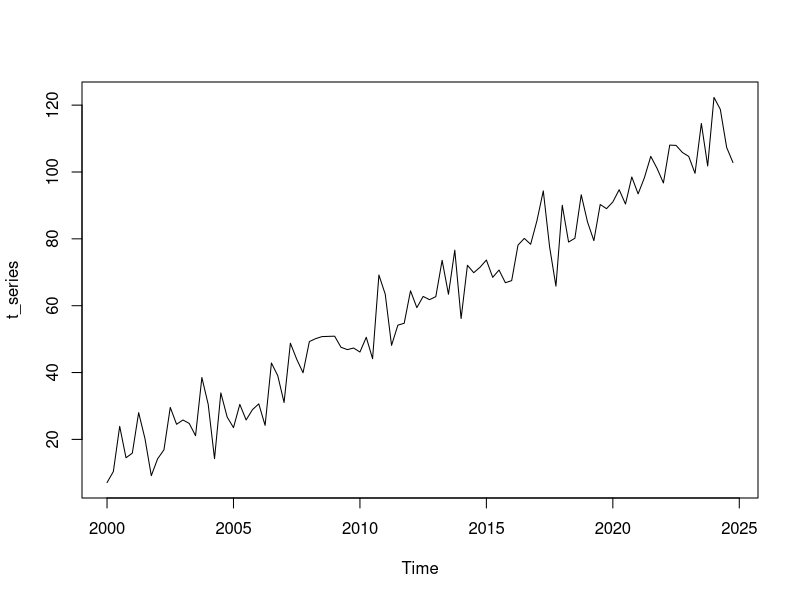
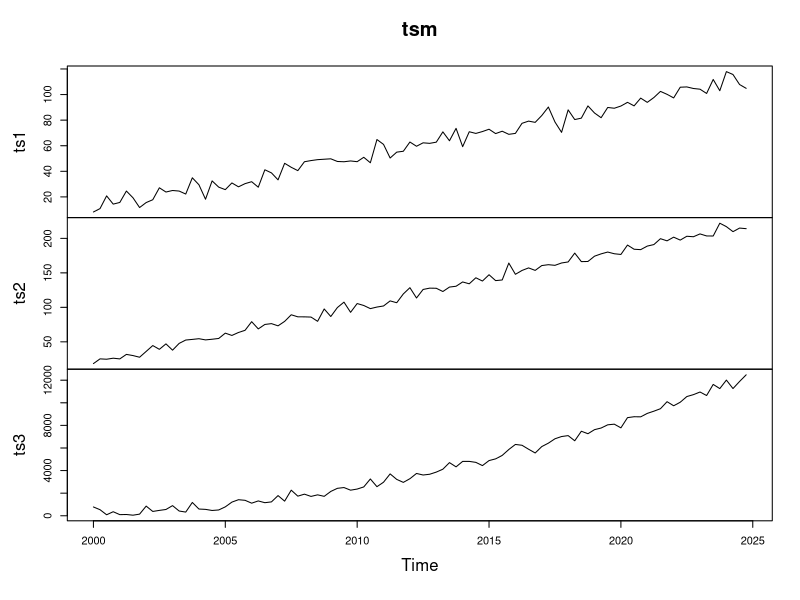
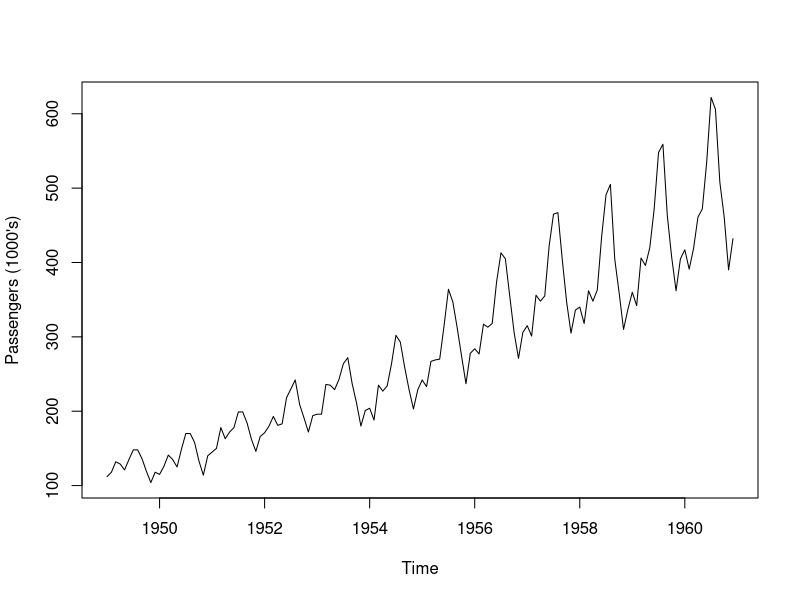
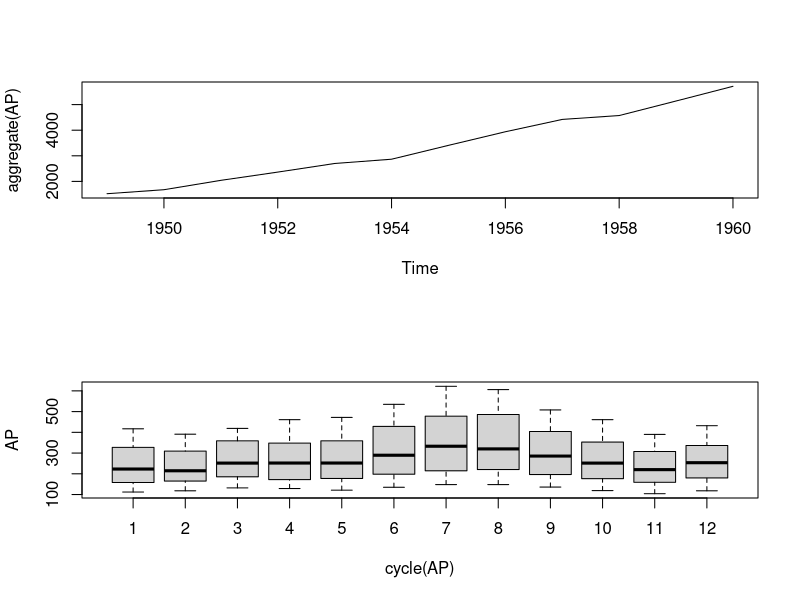
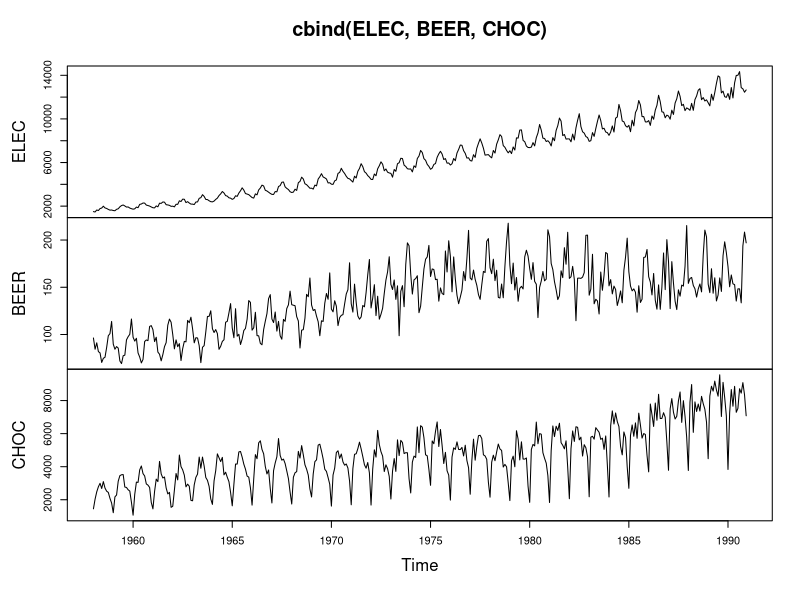
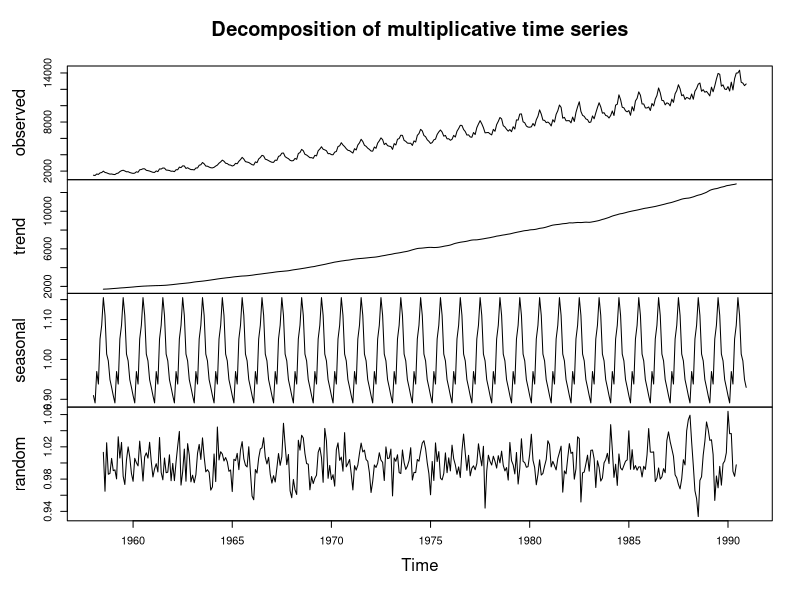
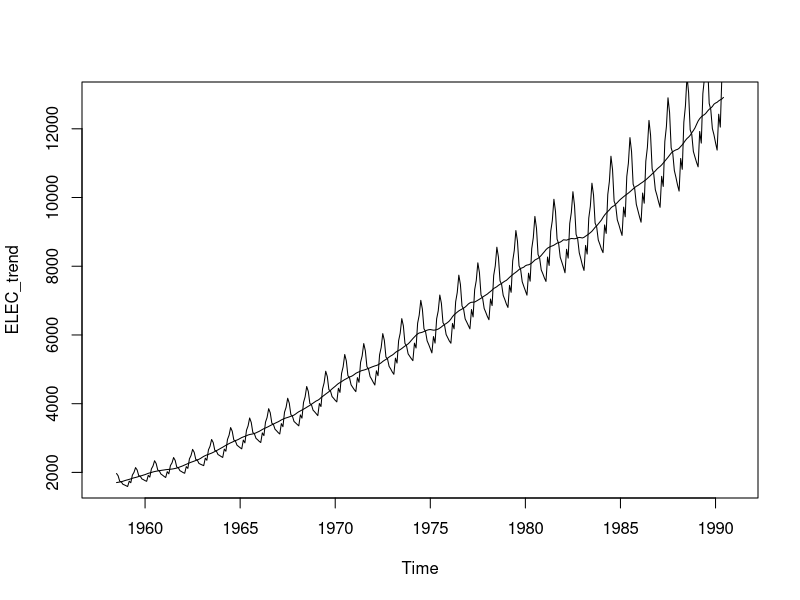
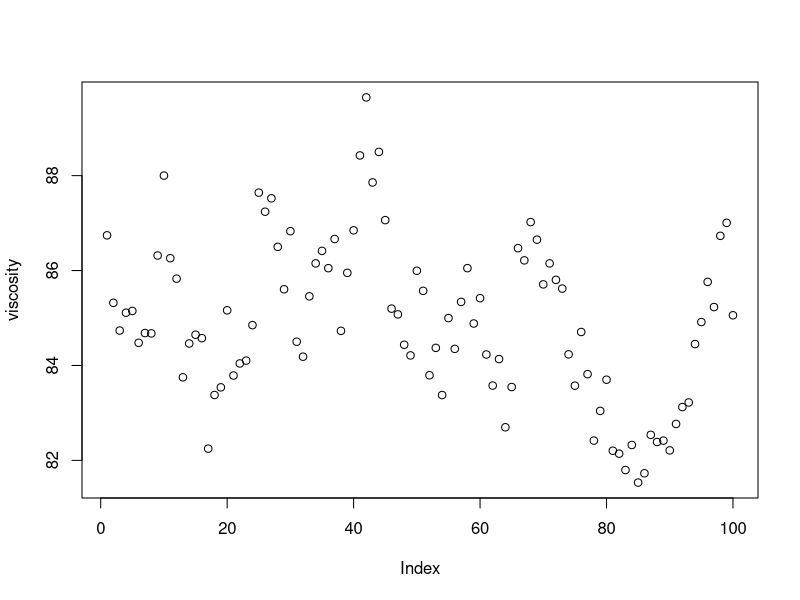

R code for these plots, in order:
library(ggplot2)

# Time series object

prelim <- function(){
  # Generates a sequence of random numbers distributed
  # according to a normal distribution
  set.seed(123)
  t <- seq(from=1, to=100, by=1) + 10 + rnorm(100, sd=7)
  t_series <- ts(t, start=c(2000, 1), frequency=4)
  print(t_series)
  plot(t_series)
}
prelim()

prelim_2 <- function(){
  set.seed(123)
  t <- seq(from=1, to=100, by=1) + 10
  ts1 <- t + rnorm(100, sd=5)
  ts2 <- 2*t + rnorm(100, sd=5)
  ts3 <- t^2 + rnorm(100, sd=300)
  
  tsm <- cbind(ts1, ts2, ts3)
  
  tsm <- ts(tsm, start=c(2000, 1), frequency=4)
  
  plot(tsm)
}
prelim_2()

ap <- function(){
  data(AirPassengers)
  AP <- AirPassengers
  print(AP)
  print(class(AP))
  
  print(start(AP))
  print(end(AP))
  print(frequency(AP))
  
  plot(AP, ylab="Passengers (1000's)")
  
  layout(1:2)
  plot(aggregate(AP))
  boxplot(AP ~ cycle(AP))
}
ap()


CBE <- read.csv("datasets/cbe.dat", header=TRUE)
print(paste("CBE is a ", class(CBE)))
head(CBE)
ELEC <- ts(CBE[, 3], start=1958, freq=12)
BEER <- ts(CBE[, 2], start=1958, freq=12)
CHOC <- ts(CBE[, 1], start=1958, freq=12)
plot(cbind(ELEC, BEER, CHOC))
layout(1:1)

# Time series decomposition

ELEC_decom <- decompose(ELEC, type="mult")
plot(ELEC_decom)

ELEC_trend <- ELEC_decom$trend
ELEC_seasonal <- ELEC_decom$seasonal

plot(ELEC_trend)
lines(ELEC_trend * ELEC_seasonal)


# ACF

viscosity <- read.csv("datasets/viscosity.csv", header=FALSE)[, 2]
print(viscosity)
plot(viscosity)
acf(viscosity)


# Variogram
myvariogram <- function(x, lag){
  Lag <- NULL
  vark <- NULL
  vario <- NULL
  for (k in 1: lag){
    Lag[k] <- k
    vark[k] <- sd(diff(x, k))^2
    vario[k] <- vark[k] / vark[1]
  }
  return (as.data.frame(cbind(Lag, vario)))
}
variogram_prodution <- myvariogram(viscosity, length(viscosity)/4)
print(variogram_prodution)
# Plot
ggplot(variogram_prodution, aes(x=Lag, y=vario))+
  geom_col()+
  labs(x="Lag", y="Variogram", title="Variogram of viscosity")+
  theme_classic()+
  theme(plot.title=element_text(size=rel(1.5),
                                face="bold",
                                hjust=0.5),
        axis.title=element_text(size=rel(1.5)),
        legend.position="bottom")